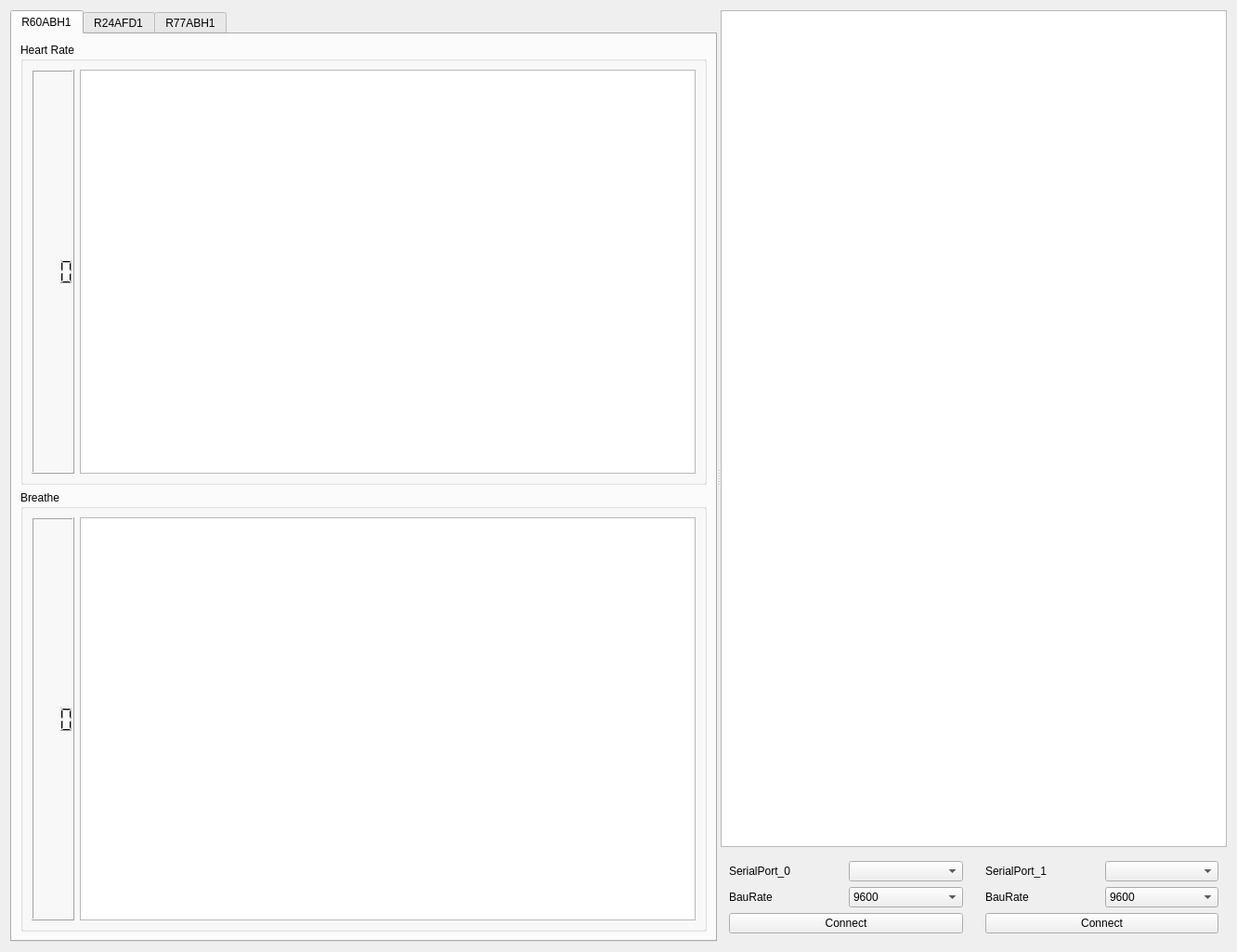
<?xml version="1.0" encoding="UTF-8"?>
<ui version="4.0">
 <class>Widget</class>
 <widget class="QWidget" name="Widget">
  <property name="geometry">
   <rect>
    <x>0</x>
    <y>0</y>
    <width>1332</width>
    <height>1025</height>
   </rect>
  </property>
  <property name="windowTitle">
   <string>Widget</string>
  </property>
  <layout class="QGridLayout" name="gridLayout_3">
   <item row="0" column="0">
    <widget class="QSplitter" name="splitter">
     <property name="orientation">
      <enum>Qt::Horizontal</enum>
     </property>
     <widget class="QTabWidget" name="tabWidget">
      <property name="currentIndex">
       <number>0</number>
      </property>
      <widget class="QWidget" name="tab_3">
       <attribute name="title">
        <string>R60ABH1</string>
       </attribute>
       <layout class="QGridLayout" name="gridLayout_16">
        <item row="0" column="0">
         <widget class="QGroupBox" name="groupBox_10">
          <property name="title">
           <string>Heart Rate</string>
          </property>
          <layout class="QGridLayout" name="gridLayout_13">
           <item row="0" column="1" rowspan="3">
            <widget class="LineChartView" name="graphicsViewB60abh1HeartRate"/>
           </item>
           <item row="0" column="0" rowspan="3">
            <widget class="QLCDNumber" name="lcdNumberB60abh1HeartRateValue">
             <property name="digitCount">
              <number>3</number>
             </property>
            </widget>
           </item>
          </layout>
         </widget>
        </item>
        <item row="2" column="0">
         <widget class="QGroupBox" name="groupBox_11">
          <property name="title">
           <string>Breathe</string>
          </property>
          <layout class="QGridLayout" name="gridLayout_14">
           <item row="0" column="1" rowspan="2">
            <widget class="LineChartView" name="graphicsViewB60abh1Breathe"/>
           </item>
           <item row="0" column="0" rowspan="2">
            <widget class="QLCDNumber" name="lcdNumberB60abh1BreatheValue">
             <property name="digitCount">
              <number>3</number>
             </property>
            </widget>
           </item>
          </layout>
         </widget>
        </item>
       </layout>
      </widget>
      <widget class="QWidget" name="tab">
       <attribute name="title">
        <string>R24AFD1</string>
       </attribute>
       <layout class="QGridLayout" name="gridLayout_2">
        <item row="0" column="0">
         <widget class="QGroupBox" name="groupBox">
          <property name="title">
           <string>ReadInfo</string>
          </property>
          <layout class="QGridLayout" name="gridLayout">
           <item row="0" column="0">
            <widget class="QLabel" name="label">
             <property name="text">
              <string>DeviceID</string>
             </property>
            </widget>
           </item>
           <item row="0" column="1">
            <widget class="QLabel" name="labelDeviceId">
             <property name="text">
              <string>0</string>
             </property>
            </widget>
           </item>
           <item row="0" column="2" rowspan="4">
            <spacer name="horizontalSpacer">
             <property name="orientation">
              <enum>Qt::Horizontal</enum>
             </property>
             <property name="sizeHint" stdset="0">
              <size>
               <width>198</width>
               <height>108</height>
              </size>
             </property>
            </spacer>
           </item>
           <item row="0" column="3">
            <widget class="QLabel" name="label_3">
             <property name="text">
              <string>EnviroParm</string>
             </property>
            </widget>
           </item>
           <item row="0" column="4">
            <widget class="QLabel" name="labelEnviroParm">
             <property name="text">
              <string>TextLabel</string>
             </property>
            </widget>
           </item>
           <item row="1" column="0">
            <widget class="QLabel" name="label_4">
             <property name="text">
              <string>SoftwareVer</string>
             </property>
            </widget>
           </item>
           <item row="1" column="1">
            <widget class="QLabel" name="labelSoftwareVersion">
             <property name="text">
              <string>0</string>
             </property>
            </widget>
           </item>
           <item row="1" column="3">
            <widget class="QLabel" name="label_7">
             <property name="text">
              <string>BoardParm</string>
             </property>
            </widget>
           </item>
           <item row="1" column="4">
            <widget class="QLabel" name="labelBodyParm">
             <property name="text">
              <string>TextLabel</string>
             </property>
            </widget>
           </item>
           <item row="2" column="0">
            <widget class="QLabel" name="label_5">
             <property name="text">
              <string>HarwareVer</string>
             </property>
            </widget>
           </item>
           <item row="2" column="1">
            <widget class="QLabel" name="labelHarwareVersion">
             <property name="text">
              <string>0</string>
             </property>
            </widget>
           </item>
           <item row="2" column="3">
            <widget class="QLabel" name="label_8">
             <property name="text">
              <string>Threshold</string>
             </property>
            </widget>
           </item>
           <item row="2" column="4">
            <widget class="QLabel" name="labelThreshold">
             <property name="text">
              <string>0</string>
             </property>
            </widget>
           </item>
           <item row="3" column="0">
            <widget class="QLabel" name="label_6">
             <property name="text">
              <string>ProtocolVer</string>
             </property>
            </widget>
           </item>
           <item row="3" column="1">
            <widget class="QLabel" name="labelProtocolVersion">
             <property name="text">
              <string>0</string>
             </property>
            </widget>
           </item>
           <item row="3" column="3">
            <widget class="QLabel" name="label_9">
             <property name="text">
              <string>Sense</string>
             </property>
            </widget>
           </item>
           <item row="3" column="4">
            <widget class="QLabel" name="labelSense">
             <property name="text">
              <string>0</string>
             </property>
            </widget>
           </item>
           <item row="4" column="0" rowspan="2">
            <widget class="QLabel" name="label_10">
             <property name="text">
              <string>WarningTime</string>
             </property>
            </widget>
           </item>
           <item row="4" column="1" colspan="2">
            <widget class="QLabel" name="labelWarningTime">
             <property name="text">
              <string>0</string>
             </property>
            </widget>
           </item>
           <item row="4" column="3">
            <widget class="QLabel" name="label_11">
             <property name="text">
              <string>Sensitivity</string>
             </property>
            </widget>
           </item>
           <item row="4" column="4">
            <widget class="QLabel" name="labelSensitivi">
             <property name="text">
              <string>0</string>
             </property>
            </widget>
           </item>
          </layout>
         </widget>
        </item>
        <item row="1" column="0">
         <widget class="QGroupBox" name="groupBox_2">
          <property name="title">
           <string>DetectStatus</string>
          </property>
          <widget class="QLabel" name="label_12">
           <property name="geometry">
            <rect>
             <x>30</x>
             <y>20</y>
             <width>111</width>
             <height>41</height>
            </rect>
           </property>
           <property name="text">
            <string>FallDetectStatus</string>
           </property>
          </widget>
          <widget class="QLabel" name="labelFallDeteStatus">
           <property name="geometry">
            <rect>
             <x>210</x>
             <y>20</y>
             <width>111</width>
             <height>41</height>
            </rect>
           </property>
           <property name="text">
            <string>FallDetectStatus</string>
           </property>
          </widget>
         </widget>
        </item>
       </layout>
      </widget>
      <widget class="QWidget" name="tab_2">
       <attribute name="title">
        <string>R77ABH1</string>
       </attribute>
       <layout class="QGridLayout" name="gridLayout_9">
        <item row="0" column="0">
         <widget class="QGroupBox" name="groupBox_9">
          <property name="title">
           <string>Info</string>
          </property>
          <layout class="QGridLayout" name="gridLayout_8">
           <item row="0" column="0">
            <widget class="QLabel" name="label_13">
             <property name="text">
              <string>WorkMode</string>
             </property>
            </widget>
           </item>
           <item row="0" column="1">
            <widget class="QLabel" name="label_14">
             <property name="text">
              <string>0</string>
             </property>
            </widget>
           </item>
           <item row="0" column="2">
            <widget class="QLabel" name="label_16">
             <property name="text">
              <string>WorkTime</string>
             </property>
            </widget>
           </item>
           <item row="0" column="3">
            <widget class="QLabel" name="label_15">
             <property name="text">
              <string>0</string>
             </property>
            </widget>
           </item>
          </layout>
         </widget>
        </item>
        <item row="1" column="0">
         <widget class="QGroupBox" name="groupBox_3">
          <property name="title">
           <string>TLV1</string>
          </property>
          <layout class="QVBoxLayout" name="verticalLayout_2">
           <item>
            <widget class="QGroupBox" name="groupBox_5">
             <property name="title">
              <string>Heart Rate</string>
             </property>
             <layout class="QGridLayout" name="gridLayout_4">
              <item row="0" column="0">
               <widget class="QLCDNumber" name="lcdNumberR77abh1Tlv1HeartRateValue">
                <property name="digitCount">
                 <number>3</number>
                </property>
               </widget>
              </item>
              <item row="0" column="1">
               <widget class="LineChartView" name="graphicsViewR77abh1Tlv1HeartRate"/>
              </item>
             </layout>
            </widget>
           </item>
           <item>
            <widget class="QGroupBox" name="groupBox_6">
             <property name="title">
              <string>Breathe</string>
             </property>
             <layout class="QGridLayout" name="gridLayout_5">
              <item row="0" column="0">
               <widget class="QLCDNumber" name="lcdNumberR77abh1Tlv1BreatheValue">
                <property name="digitCount">
                 <number>3</number>
                </property>
               </widget>
              </item>
              <item row="0" column="1">
               <widget class="LineChartView" name="graphicsViewR77abh1Tlv1Breathe"/>
              </item>
             </layout>
            </widget>
           </item>
          </layout>
         </widget>
        </item>
        <item row="2" column="0">
         <widget class="QGroupBox" name="groupBoxR77abh1Tlv2">
          <property name="title">
           <string>TLV2</string>
          </property>
          <layout class="QVBoxLayout" name="verticalLayout_3">
           <item>
            <widget class="QGroupBox" name="groupBox_7">
             <property name="title">
              <string>Heart Rate</string>
             </property>
             <layout class="QGridLayout" name="gridLayout_6">
              <item row="0" column="0">
               <widget class="QLCDNumber" name="lcdNumberR77abh1Tlv2HeartRateValue">
                <property name="digitCount">
                 <number>3</number>
                </property>
               </widget>
              </item>
              <item row="0" column="1">
               <widget class="LineChartView" name="graphicsViewR77abh1Tlv2HeartRate"/>
              </item>
             </layout>
            </widget>
           </item>
           <item>
            <widget class="QGroupBox" name="groupBox_8">
             <property name="title">
              <string>Breathe</string>
             </property>
             <layout class="QGridLayout" name="gridLayout_7">
              <item row="0" column="0">
               <widget class="QLCDNumber" name="lcdNumberR77abh1Tlv2BreatheValue">
                <property name="digitCount">
                 <number>3</number>
                </property>
               </widget>
              </item>
              <item row="0" column="1">
               <widget class="LineChartView" name="graphicsViewR77abh1Tlv2Breathe"/>
              </item>
             </layout>
            </widget>
           </item>
          </layout>
         </widget>
        </item>
       </layout>
      </widget>
     </widget>
     <widget class="QWidget" name="widget" native="true">
      <layout class="QGridLayout" name="gridLayout_12">
       <item row="1" column="0">
        <widget class="QWidget" name="widgetSerial0" native="true">
         <layout class="QGridLayout" name="gridLayout_10">
          <item row="0" column="0">
           <widget class="QLabel" name="labelSerial0">
            <property name="text">
             <string>SerialPort_0</string>
            </property>
           </widget>
          </item>
          <item row="0" column="1">
           <widget class="QComboBox" name="comboBoxSerialPorts0Name"/>
          </item>
          <item row="1" column="0">
           <widget class="QLabel" name="label_17">
            <property name="text">
             <string>BauRate</string>
            </property>
           </widget>
          </item>
          <item row="1" column="1">
           <widget class="QComboBox" name="comboBoxSerialPorts0BauRate">
            <item>
             <property name="text">
              <string>9600</string>
             </property>
            </item>
            <item>
             <property name="text">
              <string>115200</string>
             </property>
            </item>
           </widget>
          </item>
          <item row="2" column="0" colspan="2">
           <widget class="QPushButton" name="pushButtonSerialPort0Connect">
            <property name="text">
             <string>Connect</string>
            </property>
           </widget>
          </item>
         </layout>
        </widget>
       </item>
       <item row="1" column="1">
        <widget class="QWidget" name="widgetSerial1" native="true">
         <layout class="QGridLayout" name="gridLayout_11">
          <item row="0" column="1">
           <widget class="QComboBox" name="comboBoxSerialPorts1Name"/>
          </item>
          <item row="2" column="0" colspan="2">
           <widget class="QPushButton" name="pushButtonSerialPort1Connect">
            <property name="text">
             <string>Connect</string>
            </property>
           </widget>
          </item>
          <item row="1" column="1">
           <widget class="QComboBox" name="comboBoxSerialPorts1BauRate">
            <item>
             <property name="text">
              <string>9600</string>
             </property>
            </item>
            <item>
             <property name="text">
              <string>115200</string>
             </property>
            </item>
           </widget>
          </item>
          <item row="0" column="0">
           <widget class="QLabel" name="label_2">
            <property name="text">
             <string>SerialPort_1</string>
            </property>
           </widget>
          </item>
          <item row="1" column="0">
           <widget class="QLabel" name="label_18">
            <property name="text">
             <string>BauRate</string>
            </property>
           </widget>
          </item>
         </layout>
        </widget>
       </item>
       <item row="0" column="0" colspan="2">
        <widget class="QTextEdit" name="textEdit"/>
       </item>
      </layout>
     </widget>
    </widget>
   </item>
  </layout>
 </widget>
 <customwidgets>
  <customwidget>
   <class>LineChartView</class>
   <extends>QGraphicsView</extends>
   <header>linechartview.h</header>
  </customwidget>
 </customwidgets>
 <resources/>
 <connections/>
</ui>
